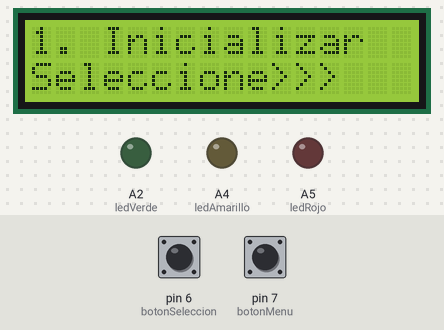
The sketch below on a simulated Arduino Uno, built with avr-gcc and run on an emulated ATmega328P. On the bench: 16×2 character LCD, output pins drawn as LEDs (lit = HIGH). The inputs (shaded band) are chosen by the test bench; at power-on: pin 6 (botonSeleccion) HIGH, pin 7 (botonMenu) HIGH.

Above: at 1.2 s.
1.3 s: pin 6 (botonSeleccion) pulled LOW for 0.15 s
At 1.6 s:
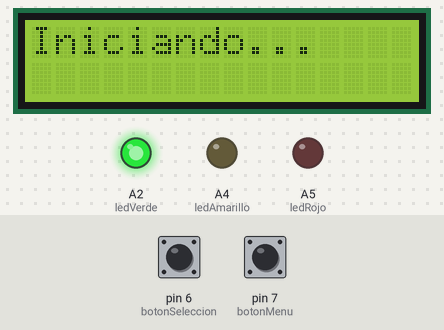
4.4 s: pin 7 (botonMenu) pulled LOW for 0.15 s
At 5.3 s:
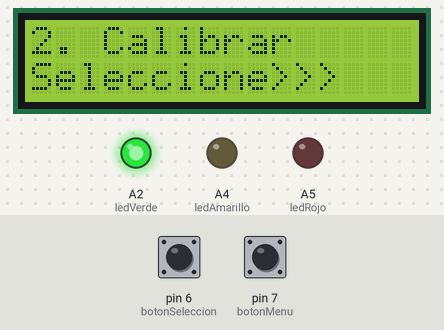
7.5 s: pin 6 (botonSeleccion) pulled LOW for 1 s
At 8.8 s:
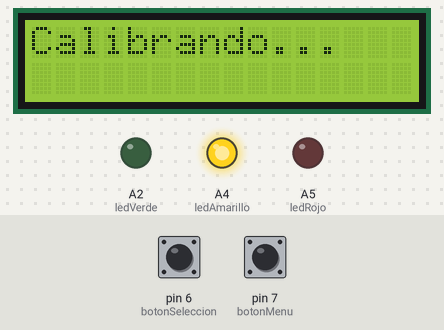
11.5 s: pin 7 (botonMenu) pulled LOW for 1 s
At 13.7 s:
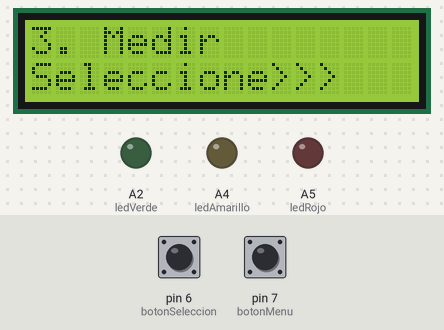
14.0 s: pin 6 (botonSeleccion) pulled LOW for 0.15 s
At 14.9 s:
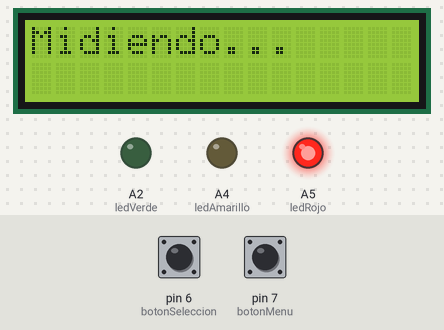
17.1 s: pin 7 (botonMenu) pulled LOW for 0.15 s
At 18.6 s:
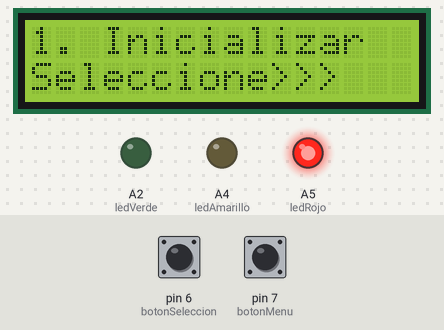
Timing chart, 0 to 20.5 s (numbered marks = the images above; inputs shaded):
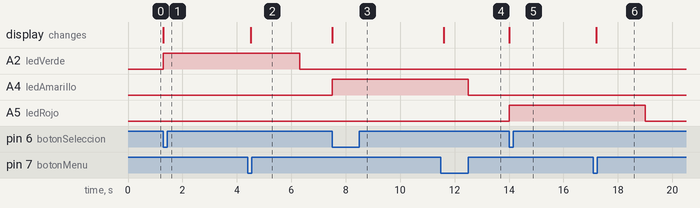

Measured:
- after the input at 1.3 s, A2 (ledVerde): LOW → HIGH at once; the display: changes at once (image 1)
- after the input at 4.4 s, the display: changes after 0.11 s (image 2)
- after the input at 7.5 s, A4 (ledAmarillo): LOW → HIGH at once; the display: changes at once (image 3)
- after the input at 11.5 s, the display: changes after 0.11 s (image 4)
- after the input at 14.0 s, A5 (ledRojo): LOW → HIGH at once; the display: changes at once (image 5)
- after the input at 17.1 s, the display: changes after 0.11 s (image 6)

The sketch:

practica2.ino
```cpp
#include <LiquidCrystal.h>

LiquidCrystal lcd(12, 11, 5, 4, 3, 2); // Pines del LCD

const byte botonSeleccion = 6; // Pin del botón de selección
const byte botonMenu = 7; // Pin del botón de navegación

byte seleccionAnterior = LOW, seleccionActual = LOW;
byte menuAnterior = LOW, menuActual = LOW;

byte opcionMenuActual = 1; // Opción del menú actual (1, 2 o 3)

byte ledRojo = A5, ledVerde = A2, ledAmarillo = A4; // Pines de los LEDs

const unsigned long tiempoEjecucion = 5000; // Tiempo de ejecución en milisegundos (5 segundos)
unsigned long tiempoInicial = 0; // Almacena el tiempo de inicio

void setup() {
  lcd.begin(16, 2); // Inicializar el LCD: 16 columnas, 2 filas

  // Configurar pines de entrada y salida
  pinMode(botonSeleccion, INPUT_PULLUP);
  pinMode(botonMenu, INPUT_PULLUP);
  pinMode(ledRojo, OUTPUT);
  pinMode(ledVerde, OUTPUT);
  pinMode(ledAmarillo, OUTPUT);

  // Mostrar el menú inicial
  mostrarMenu();
}

void loop() {
  seleccionActual = digitalRead(botonSeleccion);
  menuActual = digitalRead(botonMenu);

  // Detectar pulsación del botón de selección
  if (seleccionActual == LOW && seleccionAnterior == HIGH) {
    ejecutarOpcion();
    tiempoInicial = millis(); // Guardar el tiempo de inicio
  }

  // Detectar pulsación del botón de navegación
  if (menuActual == LOW && menuAnterior == HIGH) {
    delay(100);
    navegarMenu();
  }

  // Reiniciar el menú después del tiempo de ejecución
  if (tiempoInicial != 0 && millis() - tiempoInicial >= tiempoEjecucion) {
    reiniciarMenu();
    tiempoInicial = 0; // Reiniciar el tiempo de inicio
  }

  seleccionAnterior = seleccionActual;
  menuAnterior = menuActual;
}

void mostrarMenu() {
  lcd.clear();
  lcd.setCursor(0, 0);
  switch (opcionMenuActual) {
    case 1:
      lcd.print("1. Inicializar");
      break;
    case 2:
      lcd.print("2. Calibrar");
      break;
    case 3:
      lcd.print("3. Medir");
      break;
  }
  lcd.setCursor(0, 1);
  lcd.print("Seleccione>>>");
}

void ejecutarOpcion() {
  lcd.clear();
  lcd.setCursor(0, 0);
  switch (opcionMenuActual) {
    case 1:
      lcd.print("Iniciando...");
      digitalWrite(ledVerde, HIGH);
      digitalWrite(ledRojo, LOW);
      digitalWrite(ledAmarillo, LOW);
      break;
    case 2:
      lcd.print("Calibrando...");
      digitalWrite(ledAmarillo, HIGH);
      digitalWrite(ledRojo, LOW);
      digitalWrite(ledVerde, LOW);
      break;
    case 3:
      lcd.print("Midiendo...");
      digitalWrite(ledRojo, HIGH);
      digitalWrite(ledVerde, LOW);
      digitalWrite(ledAmarillo, LOW);
      break;
  }
}

void navegarMenu() {
  opcionMenuActual++;
  if (opcionMenuActual > 3) {
    opcionMenuActual = 1;
  }
  mostrarMenu();
}

void reiniciarMenu() {
  digitalWrite(ledRojo, LOW);
  digitalWrite(ledVerde, LOW);
  digitalWrite(ledAmarillo, LOW);
  mostrarMenu();
}
```
